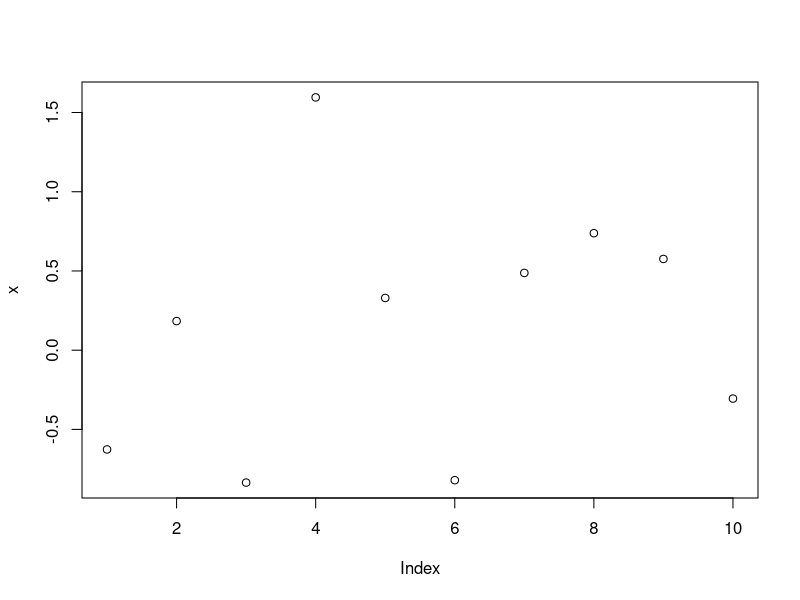

Source code (R):
## ---- chunk 1
set.seed(1)
x <- rnorm(10)
## ---- chunk 2
plot(x)
